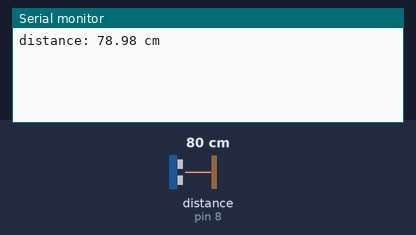
Recording of a sketch running on a simulated Arduino Uno, built with avr-gcc and run on an emulated ATmega328P. Shown: the last lines printed to the serial monitor. Wiring (inferred from the names in the program): ultrasonic range finder: trigger pin 9; echo pin 8. Inputs (shaded band) come from the test bench; at power-on: distance to the obstacle (sensor on pin 8) 80 cm. The echo pulse lasts 58.3 µs per cm.

Above: at 1.2 s.
1.3 s: distance to the obstacle (sensor on pin 8) set to 2 cm
At 1.9 s:
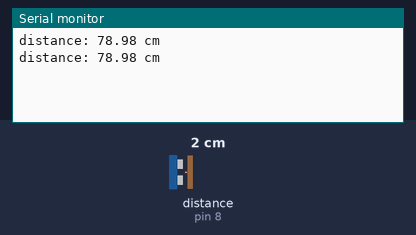
2.8 s: distance to the obstacle (sensor on pin 8) set to 4 cm
At 3.7 s:
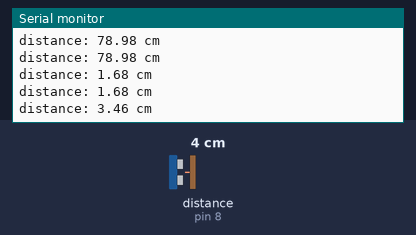
Timing chart, 0 to 5.8 s (numbered marks = the images above; inputs shaded):
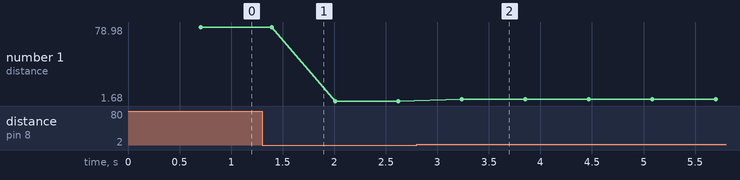

Measured:
- after the input at 2.8 s, the serial monitor: prints a new line after 0.44 s (image 2)
- plotted number 1: 78.98 → 1.68 after the input at 1.3 s, 1.68 → 3.66 after the input at 2.8 s

The sketch:

Ultrasonic_NoiseFilter.ino
```cpp
#define TRIG_PIN 9 // TRIG pin
#define ECHO_PIN 8 // ECHO pin
#define LED_PIN 3 // LED pin

float filterArray[20]; // array to store data samples from sensor
float distance; // store the distance from sensor
int outputValue = 0;
int ledBright = 0;

void setup() {
  // begin serial port
  Serial.begin (9600);

  // configure the trigger and echo pins to output mode
  pinMode(TRIG_PIN, OUTPUT);
  pinMode(ECHO_PIN, INPUT);
}

void loop() {
  // 1. TAKING MULTIPLE MEASUREMENTS AND STORE IN AN ARRAY
  for (int sample = 0; sample < 20; sample++) {
    filterArray[sample] = ultrasonicMeasure();
    delay(30); // to avoid untrasonic interfering
  }

  // 2. SORTING THE ARRAY IN ASCENDING ORDER
  for (int i = 0; i < 19; i++) {
    for (int j = i + 1; j < 20; j++) {
      if (filterArray[i] > filterArray[j]) {
        float swap = filterArray[i];
        filterArray[i] = filterArray[j];
        filterArray[j] = swap;
      }
    }
  }

  // 3. FILTERING NOISE
  // + the five smallest samples are considered as noise -> ignore it
  // + the five biggest  samples are considered as noise -> ignore it
  // ----------------------------------------------------------------
  // => get average of the 10 middle samples (from 5th to 14th)
  double sum = 0;
  for (int sample = 5; sample < 15; sample++) {
    sum += filterArray[sample];
  }

  distance = sum / 10;

  // print the value to Serial Monitor
  Serial.print("distance: ");
  Serial.print(distance);
  Serial.println(" cm");
}

float ultrasonicMeasure() {
  // generate 10-microsecond pulse to TRIG pin
  digitalWrite(TRIG_PIN, HIGH);
  delayMicroseconds(10);
  digitalWrite(TRIG_PIN, LOW);

  // measure duration of pulse from ECHO pin
  float duration_us = pulseIn(ECHO_PIN, HIGH);

  // calculate the distance
  float distance_cm = 0.017 * duration_us;

  return distance_cm;
}
```
